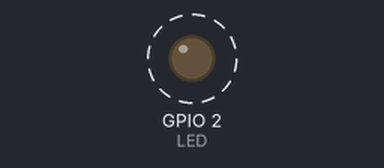
The program below on a simulated ESP8266 (NodeMCU). Shown: output pins drawn as LEDs (lit = HIGH). Dashed ring = blinking.

Above: at 0.2 s.
Timing chart, 0 to 3.5 s (numbered marks = the images above):
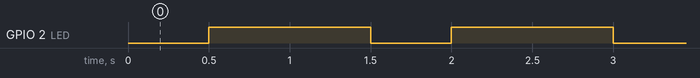

The program:

main.cpp
```cpp
#include <Arduino.h>

#define LED 2   // Assign LED to pin GPIO2 (Built-in LED)

void setup() {
  // put your setup code here, to run once:
  pinMode(LED, OUTPUT);
}

void loop() {
  // put your main code here, to run repeatedly:
  digitalWrite(LED, LOW);
  delay(500);
  digitalWrite(LED, HIGH);
  delay(1000);
}
```

Measured:
- by itself, GPIO 2 (LED): alternates HIGH for 1.0 s and LOW for 0.50 s
